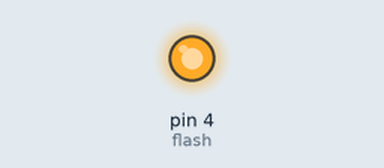
Recording of a program running on a simulated MicroPython board. On the bench: output pins drawn as LEDs (lit = HIGH). What the program prints to the serial console is not drawn. At 4.2 s the program stops and its outputs stay as they are.

Above: at 0.1 s.
At 4.2 s:
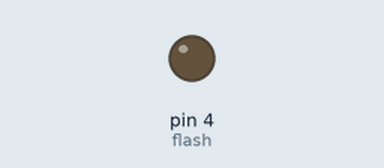
Timing chart, 0 to 5.7 s (numbered marks = the images above):
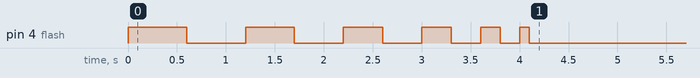

Measured:
- by itself, pin 4 (flash): LOW → HIGH at 0.00 s, → LOW 0.60 s later, → HIGH 0.60 s later, → LOW 0.50 s later, … (12 changes in this stretch)

The program:

p4_speedup.py
```python
from machine import Pin
import time

flash = Pin(4, Pin.OUT, value=0)

speeds = []
for i in range(6):
    speeds.append(600 - i * 100)
print(speeds)

for ms in speeds:
    flash.value(1)
    time.sleep_ms(ms)
    flash.value(0)
    time.sleep_ms(ms)
```
